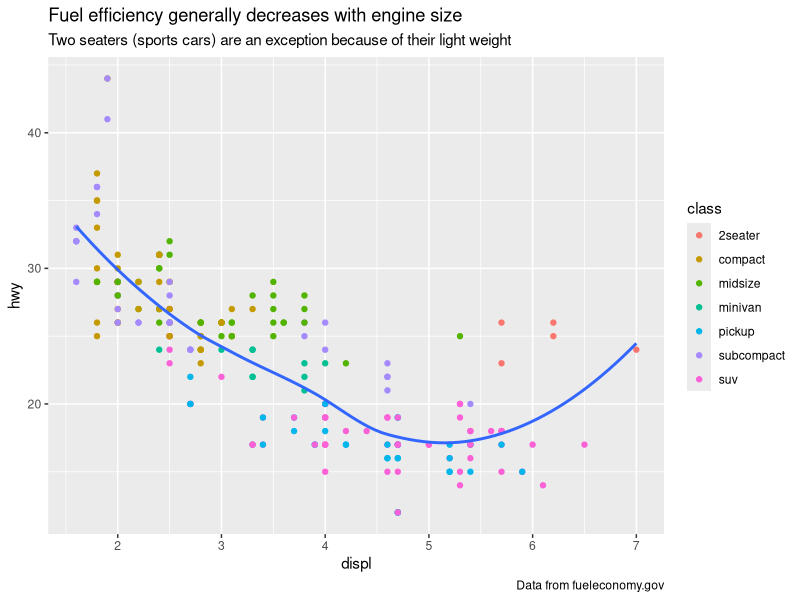

Write the R code that produced this figure.
## ---- chunk 1
cat("```{r, echo=TRUE}\nsummary(cars)\n```")
## ---- chunk 2
library(ggplot2)
ggplot(mpg, aes(displ, hwy)) +
  geom_point(aes(color = class)) +
  geom_smooth(se = FALSE, method = "loess") +
  labs(
    title = "Fuel efficiency generally decreases with engine size",
    subtitle = "Two seaters (sports cars) are an exception because of their light weight",
    caption = "Data from fueleconomy.gov"
  )
